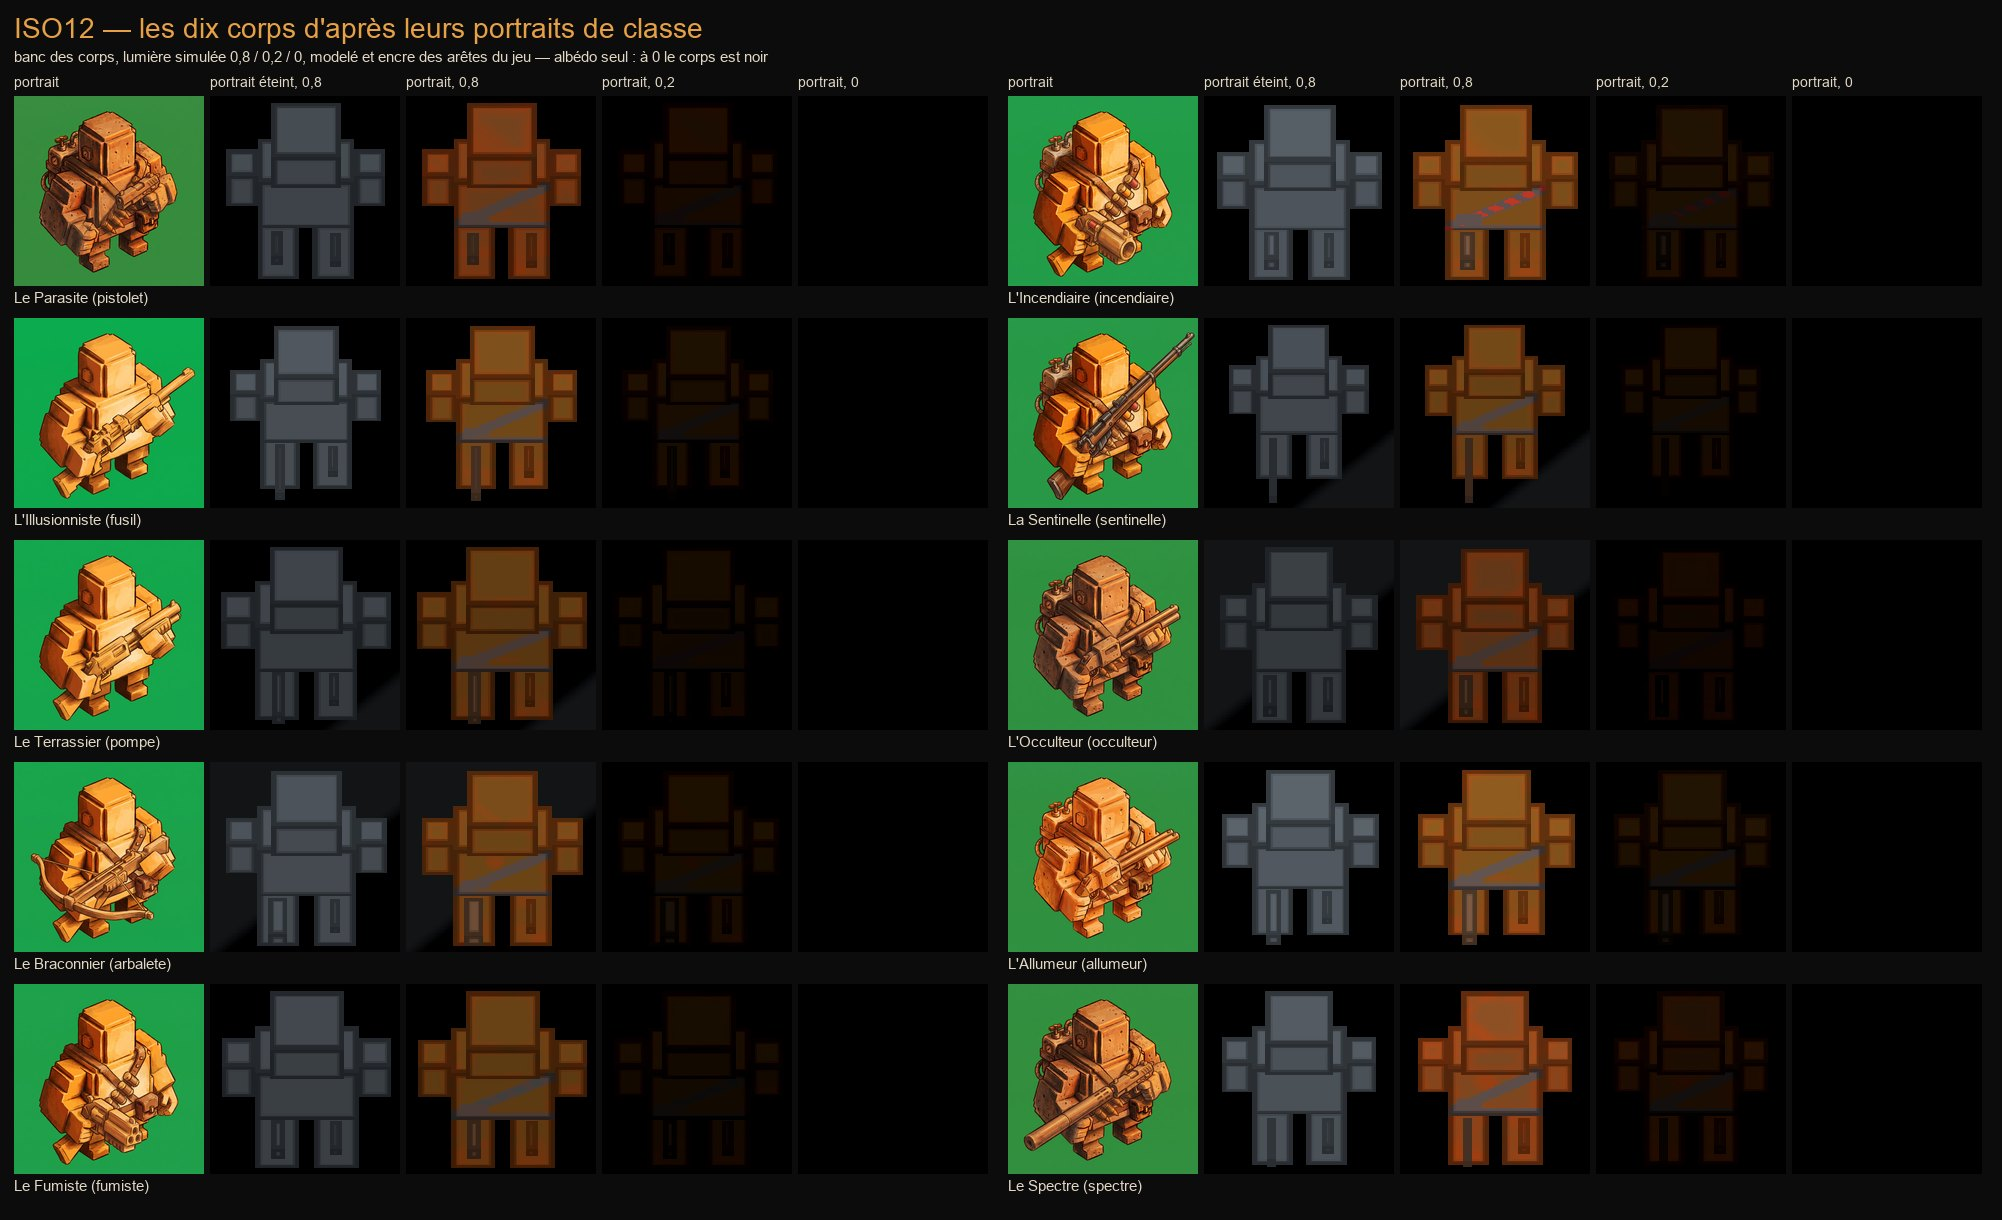

Source code (Python):
#!/usr/bin/env python3
"""Planche ISO12 — les dix corps d'après leurs portraits de classe, au banc des corps.

Pour chaque classe, une ligne : le portrait (ISO Assets, lu par `git show`), le corps au portrait éteint à 0,8 (le gris
d'ISO3, pris dans la même partie : `banc_corps --corps=portraits` écrit `_gris.png`), puis le corps peint d'après son
portrait à 0,8, 0,2 et 0 (le noir absolu). Les corps sont repérés sans deviner : ce sont les pixels qui
diffèrent entre la capture grise et la capture peinte à 0,8 (seuls les corps changent entre elles), regroupés sur la
grille du banc (5 colonnes, dans l'ordre de `VoxelCatalogue.slugs()`).

Usage : docs/iso/planche_corps_portraits.py <sortie.jpg> <dossier des captures du banc>
Captures attendues : corps_gris_0.8.png, corps_portraits_0.8.png, corps_portraits_0.2.png, corps_portraits_0.png.
"""
import io
import subprocess
import sys

from PIL import Image, ImageDraw, ImageFont

BRANCHE_DA = "claude/iso-assets-gemini-boards-4e8d33"
PORTRAIT = "docs/iso/planches_gemini/habillage/portrait_%s.png"
SLUGS = ["pistolet", "fusil", "pompe", "arbalete", "fumiste", "incendiaire", "sentinelle", "occulteur", "allumeur", "spectre"]
LIBELLES = {"pistolet": "Le Parasite", "fusil": "L'Illusionniste", "pompe": "Le Terrassier", "arbalete": "Le Braconnier",
            "fumiste": "Le Fumiste", "incendiaire": "L'Incendiaire", "sentinelle": "La Sentinelle",
            "occulteur": "L'Occulteur", "allumeur": "L'Allumeur", "spectre": "Le Spectre"}
CASE = 190
FOND = (12, 12, 12)
TEXTE = (225, 215, 195)
AMBRE = (230, 160, 70)


def police(taille):
    for chemin in ["/System/Library/Fonts/Supplemental/Arial.ttf", "/System/Library/Fonts/Helvetica.ttc"]:
        try:
            return ImageFont.truetype(chemin, taille)
        except OSError:
            pass
    return ImageFont.load_default()


def portrait(slug):
    brut = subprocess.run(["git", "show", "%s:%s" % (BRANCHE_DA, PORTRAIT % slug)], capture_output=True, check=True).stdout
    return Image.open(io.BytesIO(brut)).convert("RGB").resize((CASE, CASE), Image.LANCZOS)


def boites(gris, peint):
    """Les dix boîtes englobantes des corps : pixels qui diffèrent, rangés sur la grille 5 × 2."""
    w, h = gris.size
    a, b = gris.load(), peint.load()
    pts = [(x, y) for y in range(0, h, 2) for x in range(0, w, 2)
           if max(abs(a[x, y][i] - b[x, y][i]) for i in range(3)) > 8]
    if not pts:
        raise SystemExit("aucun corps repéré : les deux captures sont identiques")
    xs = sorted(p[0] for p in pts)
    ys = sorted(p[1] for p in pts)
    x0, x1, y0, y1 = xs[0], xs[-1], ys[0], ys[-1]
    cols, lignes = 5, 2
    groupes = {}
    for x, y in pts:
        c = min(cols - 1, int((x - x0) * cols / max(1, x1 - x0 + 1)))
        l = min(lignes - 1, int((y - y0) * lignes / max(1, y1 - y0 + 1)))
        g = groupes.setdefault((l, c), [w, h, 0, 0])
        g[0], g[1], g[2], g[3] = min(g[0], x), min(g[1], y), max(g[2], x), max(g[3], y)
    out = []
    for l in range(lignes):
        for c in range(cols):
            g = groupes.get((l, c))
            if g is None:
                raise SystemExit("corps manquant ligne %d colonne %d" % (l, c))
            cx, cy = (g[0] + g[2]) / 2, (g[1] + g[3]) / 2
            demi = max(g[2] - g[0], g[3] - g[1]) / 2 + 6
            out.append((int(cx - demi), int(cy - demi), int(cx + demi), int(cy + demi)))
    return out


def main(args):
    if len(args) != 2:
        print(__doc__)
        return 2
    sortie, dossier = args
    noms = ["corps_gris_0.8", "corps_portraits_0.8", "corps_portraits_0.2", "corps_portraits_0"]
    images = {n: Image.open("%s/%s.png" % (dossier, n)).convert("RGB") for n in noms}
    cadres = boites(images["corps_gris_0.8"], images["corps_portraits_0.8"])
    entetes = ["portrait", "portrait éteint, 0,8", "portrait, 0,8", "portrait, 0,2", "portrait, 0"]
    colonnes_par_classe = len(entetes)
    marge, titre_h, legende_h = 14, 96, 22
    largeur_bloc = colonnes_par_classe * (CASE + 6)
    largeur = marge * 3 + largeur_bloc * 2
    hauteur = titre_h + 5 * (CASE + legende_h + 10) + marge
    planche = Image.new("RGB", (largeur, hauteur), FOND)
    d = ImageDraw.Draw(planche)
    d.text((marge, 12), "ISO12 — les dix corps d'après leurs portraits de classe", fill=AMBRE, font=police(28))
    d.text((marge, 48), "banc des corps, lumière simulée 0,8 / 0,2 / 0, modelé et encre des arêtes du jeu — albédo seul : "
           "à 0 le corps est noir", fill=TEXTE, font=police(15))
    for k, e in enumerate(entetes * 2):
        bloc = k // colonnes_par_classe
        x = marge + bloc * (largeur_bloc + marge) + (k % colonnes_par_classe) * (CASE + 6)
        d.text((x, 74), e, fill=TEXTE, font=police(14))
    for i, slug in enumerate(SLUGS):
        bloc, ligne = i // 5, i % 5
        x = marge + bloc * (largeur_bloc + marge)
        y = titre_h + ligne * (CASE + legende_h + 10)
        cases = [portrait(slug)] + [images[n].crop(cadres[i]).resize((CASE, CASE), Image.NEAREST) for n in noms]
        for k, c in enumerate(cases):
            planche.paste(c, (x + k * (CASE + 6), y))
        d.text((x, y + CASE + 3), "%s (%s)" % (LIBELLES[slug], slug), fill=TEXTE, font=police(15))
    planche.save(sortie, "JPEG", quality=86)
    print("planche %dx%d → %s" % (planche.width, planche.height, sortie))
    return 0


if __name__ == "__main__":
    sys.exit(main(sys.argv[1:]))
